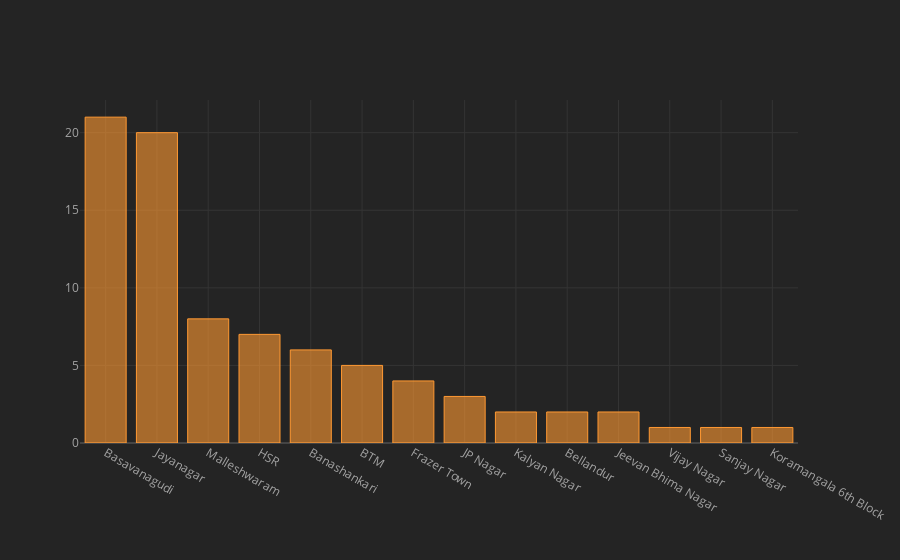

The notebook cell this image was saved under:
### Markdown cell above
# Where are most of the best cheapest  Restaurants are located ?

### Code cell
df[(df["cost"]<=100) & (df["rate"]>=4)].sort_values(by=["rate"],ascending=False).location.value_counts().iplot(kind="bar")

### Figure 1 — Plotly figure (JSON) as saved in the notebook; plotly's stock layout.template omitted (floating-point values rounded to 4 significant figures)
{"data": [{"marker": {"color": "rgba(255, 153, 51, 0.6)", "line": {"color": "rgba(255, 153, 51, 1.0)", "width": 1}}, "name": "count", "orientation": "v", "text": "", "type": "bar", "x": ["Basavanagudi", "Jayanagar", "Malleshwaram", "HSR", "Banashankari", "BTM", "Frazer Town", "JP Nagar", "Kalyan Nagar", "Bellandur", "Jeevan Bhima Nagar", "Vijay Nagar", "Sanjay Nagar", "Koramangala 6th Block"], "y": [21, 20, 8, 7, 6, 5, 4, 3, 2, 2, 2, 1, 1, 1]}], "layout": {"autosize": true, "legend": {"bgcolor": "#242424", "font": {"color": "#F4F4F4"}}, "paper_bgcolor": "#242424", "plot_bgcolor": "#242424", "title": {"font": {"color": "#F4F4F4"}}, "xaxis": {"autorange": true, "gridcolor": "#343434", "range": [-0.5, 13.5], "showgrid": true, "tickfont": {"color": "#A4A4A4"}, "title": {"font": {"color": "#A4A4A4"}, "text": ""}, "type": "category", "zerolinecolor": "#444444"}, "yaxis": {"autorange": true, "gridcolor": "#343434", "range": [0, 22.11], "showgrid": true, "tickfont": {"color": "#A4A4A4"}, "title": {"font": {"color": "#A4A4A4"}, "text": ""}, "type": "linear", "zerolinecolor": "#444444"}}}
